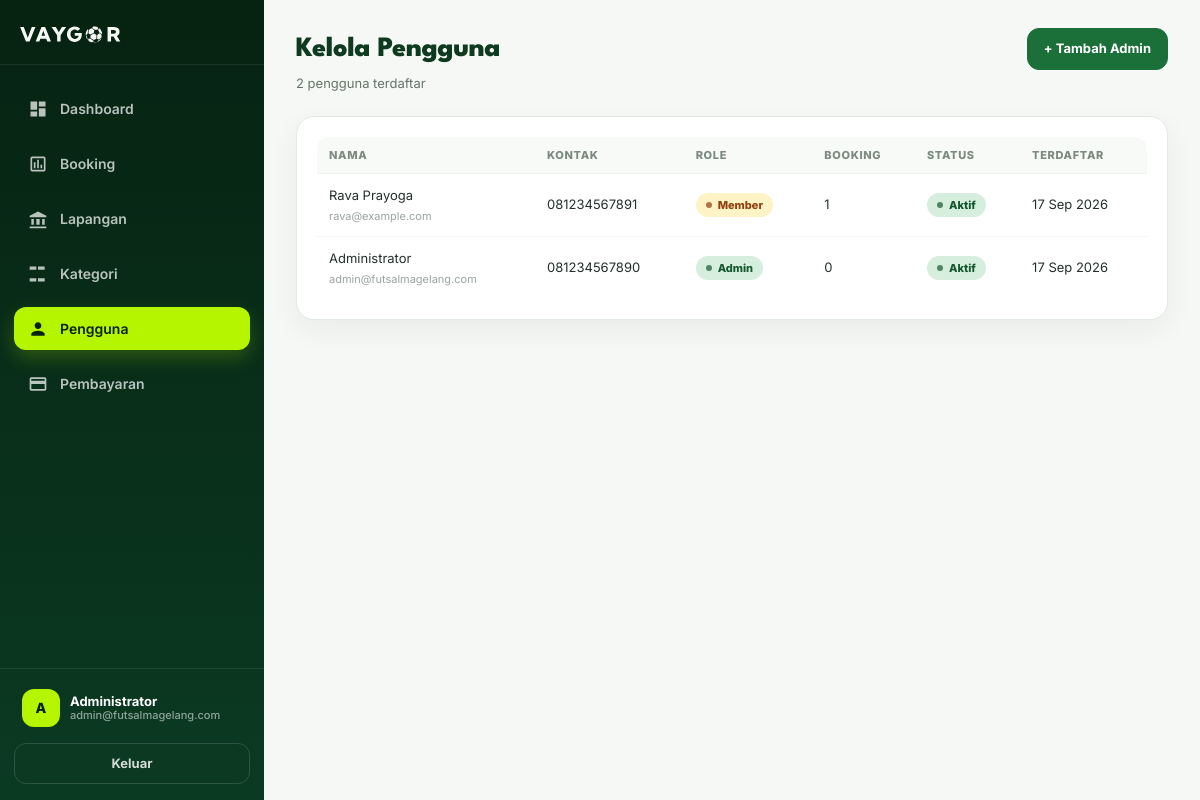
The page /admin/users.php (signed in) on the database its author committed.
### tables this page shows
CREATE TABLE `users` (
  `id` int UNSIGNED NOT NULL,
  `name` varchar(100) NOT NULL,
  `email` varchar(100) NOT NULL,
  `phone` varchar(20) DEFAULT NULL,
  `password` varchar(255) NOT NULL,
  `role` enum('user','admin') NOT NULL DEFAULT 'user',
  `status` enum('active','inactive') NOT NULL DEFAULT 'active',
  `created_at` timestamp NULL DEFAULT CURRENT_TIMESTAMP,
  `updated_at` timestamp NULL DEFAULT CURRENT_TIMESTAMP ON UPDATE CURRENT_TIMESTAMP
);

### config/helpers.php (called while the page is built, shortened)
<?php
function db(): PDO
{
    static $pdo = null;
    if ($pdo === null) {
        $pdo = new PDO(
            'mysql:host=localhost;dbname=db_futsal;charset=utf8mb4',
            'root',
            '',
            [
                PDO::ATTR_ERRMODE            => PDO::ERRMODE_EXCEPTION,
                PDO::ATTR_DEFAULT_FETCH_MODE => PDO::FETCH_ASSOC,
            ]
        );
    }
    return $pdo;
}
function e($value): string
{
    return htmlspecialchars((string) $value, ENT_QUOTES, 'UTF-8');
}

### admin/users.php (the view, shortened to what this page needs)
<?php
require_once __DIR__ . '/../config/helpers.php';
$pdo = db();
$users = $pdo->query(
    'SELECT u.id, u.name, u.email, u.phone, u.role, u.status, u.created_at,
            COUNT(b.id) AS booking_count
     FROM users u
     LEFT JOIN bookings b ON b.id_user = u.id
     GROUP BY u.id
     ORDER BY u.created_at DESC, u.id DESC'
)->fetchAll();
$roleLabel = ['admin' => 'Admin', 'user' => 'Member'];
$statusBadge = [
    'active'   => ['Aktif', 'badge-available'],
    'inactive' => ['Nonaktif', 'badge-inactive'],
];
$base       = '..';
require __DIR__ . '/../includes/head.php';
?>
<div class="admin-shell">
  <?php $adminNav = 'pengguna'; require __DIR__ . '/_sidebar.php'; ?>
  <main class="admin-main">
    <header class="admin-topbar">
      <div>
        <h1 class="admin-page-title">Kelola Pengguna</h1>
        <p class="admin-page-sub"><?= count($users) ?> pengguna terdaftar</p>
      </div>
      <div class="admin-topbar-side">
        <button id="addAdminBtn" class="admin-btn" type="button">+ Tambah Admin</button>
      </div>
    </header>
    <section class="admin-panel">
      <?php if (!$users): ?>
        <div class="admin-empty">Belum ada pengguna.</div>
      <?php else: ?>
        <div class="admin-table-wrap">
          <table class="admin-table">
            <thead>
              <tr>
                <th>Nama</th>
                <th>Kontak</th>
                <th>Role</th>
                <th>Booking</th>
                <th>Status</th>
                <th>Terdaftar</th>
              </tr>
            </thead>
            <tbody>
              <?php foreach ($users as $u): ?>
                <?php [$stLabel, $stClass] = $statusBadge[$u['status']] ?? [$u['status'], 'badge-inactive']; ?>
                <tr>
                  <td>
                    <?= e($u['name']) ?>
                    <div class="admin-sub"><?= e($u['email']) ?></div>
                  </td>
                  <td class="admin-muted"><?= e($u['phone'] ?: '—') ?></td>
                  <td>
                    <span class="badge badge-<?= $u['role'] === 'admin' ? 'available' : 'pending' ?>">
                      <?= e($roleLabel[$u['role']] ?? $u['role']) ?>
                    </span>
                  </td>
                  <td class="admin-muted"><?= (int) $u['booking_count'] ?></td>
                  <td><span class="badge <?= e($stClass) ?>"><?= e($stLabel) ?></span></td>
                  <td class="admin-muted"><?= $u['created_at'] ? e(date('d M Y', strtotime($u['created_at']))) : '—' ?></td>
                </tr>
              <?php endforeach; ?>
            </tbody>
          </table>
        </div>
      <?php endif; ?>
    </section>
  </main>
</div>
</body>
</html>

### admin/_sidebar.php (shortened to what this page needs)
<?php
$navBase     = $base ?? '';
$navUser = null;
$navUid  = (int) ($_SESSION['id'] ?? 0);
if ($navUid > 0) {
    if (!empty($GLOBALS['conn'])) {
        $navRes = mysqli_query($GLOBALS['conn'], 'SELECT name, email FROM users WHERE id = ' . $navUid . ' LIMIT 1');
        $navUser = $navRes ? mysqli_fetch_assoc($navRes) : null;
    } elseif (function_exists('db')) {
        try {
            $navStmt = db()->prepare('SELECT name, email FROM users WHERE id = ? LIMIT 1');
            $navStmt->execute([$navUid]);
            $navUser = $navStmt->fetch() ?: null;
        } catch (Throwable $e) {
            $navUser = null;
        }
    }
}
$navName     = $navUser['name'] ?? ($_SESSION['name'] ?? 'Admin');
$navEmail    = $navUser['email'] ?? '';
$navInitial  = mb_strtoupper(mb_substr(trim((string) $navName), 0, 1));
$navActive   = $adminNav ?? '';
$navItems = [
    ['dashboard',  'index.php',     'Dashboard',   'M3 13h8V3H3v10zm0 8h8v-6H3v6zm10 0h8V11h-8v10zm0-18v6h8V3h-8z'],
    ['booking',    'bookings.php',  'Booking',     'M19 3H5c-1.1 0-2 .9-2 2v14c0 1.1.9 2 2 2h14c1.1 0 2-.9 2-2V5c0-1.1-.9-2-2-2zm0 16H5V5h14v14zM7 10h2v7H7zm4-3h2v10h-2zm4 6h2v4h-2z'],
    ['lapangan',   'fields.php',    'Lapangan',    'M12 3 2 8v2h20V8L12 3zM4 12v7h3v-7H4zm6 0v7h4v-7h-4zm7 0v7h3v-7h-3zM2 21h20v2H2v-2z'],
    ['kategori',   'categories.php','Kategori',    'M2 7h8V3H2v4zm0 14h8v-4H2v4zm10 0h8v-4h-8v4zM12 3v4h8V3h-8z'],
    ['pengguna',   'users.php',     'Pengguna',    'M12 12c2.21 0 4-1.79 4-4s-1.79-4-4-4-4 1.79-4 4 1.79 4 4 4zm0 2c-2.67 0-8 1.34-8 4v2h16v-2c0-2.66-5.33-4-8-4z'],
    ['pembayaran', 'payments.php',  'Pembayaran',  'M20 4H4c-1.11 0-1.99.89-1.99 2L2 18c0 1.11.89 2 2 2h16c1.11 0 2-.89 2-2V6c0-1.11-.89-2-2-2zm0 14H4v-6h16v6zm0-10H4V6h16v2z'],
];
?>
<aside id="adminSide" class="admin-side" aria-label="Menu admin">
  <a class="admin-brand" href="<?= e($navBase) ?>/index.php">
    <img src="<?= e($navBase) ?>/assets/images/logo(1).svg" alt="VAYGOR">
  </a>
  <nav class="admin-nav">
    <?php foreach ($navItems as [$key, $href, $label, $icon]): ?>
      <a class="admin-nav-item my-1<?= $navActive === $key ? ' active' : '' ?>" href="<?= e($href) ?>"<?= $navActive === $key ? ' aria-current="page"' : '' ?>>
        <svg viewBox="0 0 24 24" aria-hidden="true"><path d="<?= $icon ?>"/></svg>
        <span><?= e($label) ?></span>
      </a>
    <?php endforeach; ?>
  </nav>
  <div class="admin-side-foot">
    <div class="admin-user">
      <span class="admin-avatar" aria-hidden="true"><?= e($navInitial) ?></span>
      <span class="admin-user-text">
        <?= e($navName) ?>
        <small><?= e($navEmail) ?></small>
      </span>
    </div>
    <a class="admin-logout" href="<?= e($navBase) ?>/logout.php">Keluar</a>
  </div>
</aside>

### rows shown on the page
users: name "A", name "Administrator", email "admin@futsalmagelang.com", phone "081234567890", role "Admin", booking_count "0", stLabel "Aktif", created_at "17 Sep 2026"
users: name "Rava Prayoga", email "rava@example.com", phone "081234567891", role "Member", booking_count "1", stLabel "Aktif", created_at "17 Sep 2026"

### other values the page prints
$label "Dashboard"
$label "Booking"
$label "Lapangan"
$label "Kategori"
$label "Pengguna"
$label "Pembayaran"
count($users) "2"
